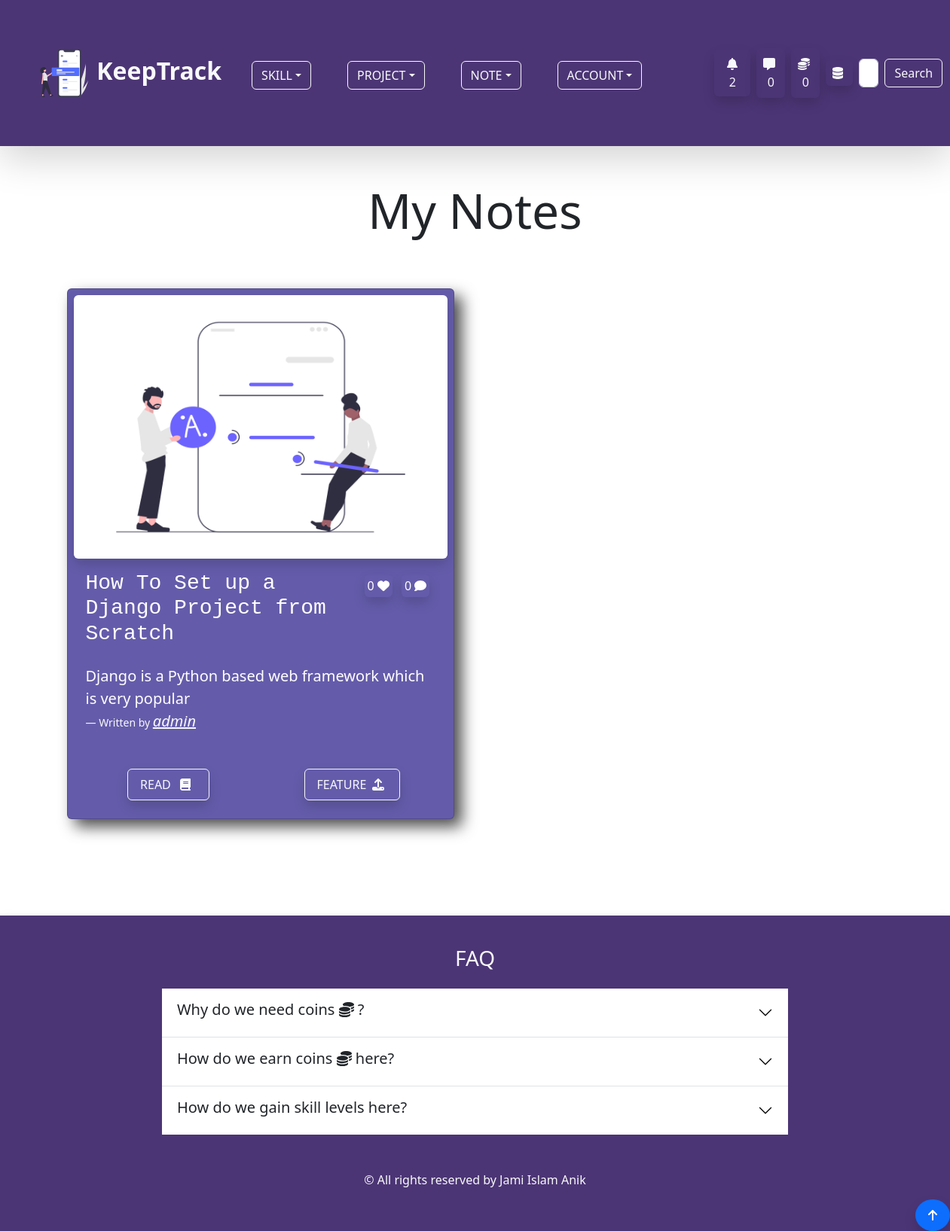
Page /note/ (signed in) on the earlier database version.
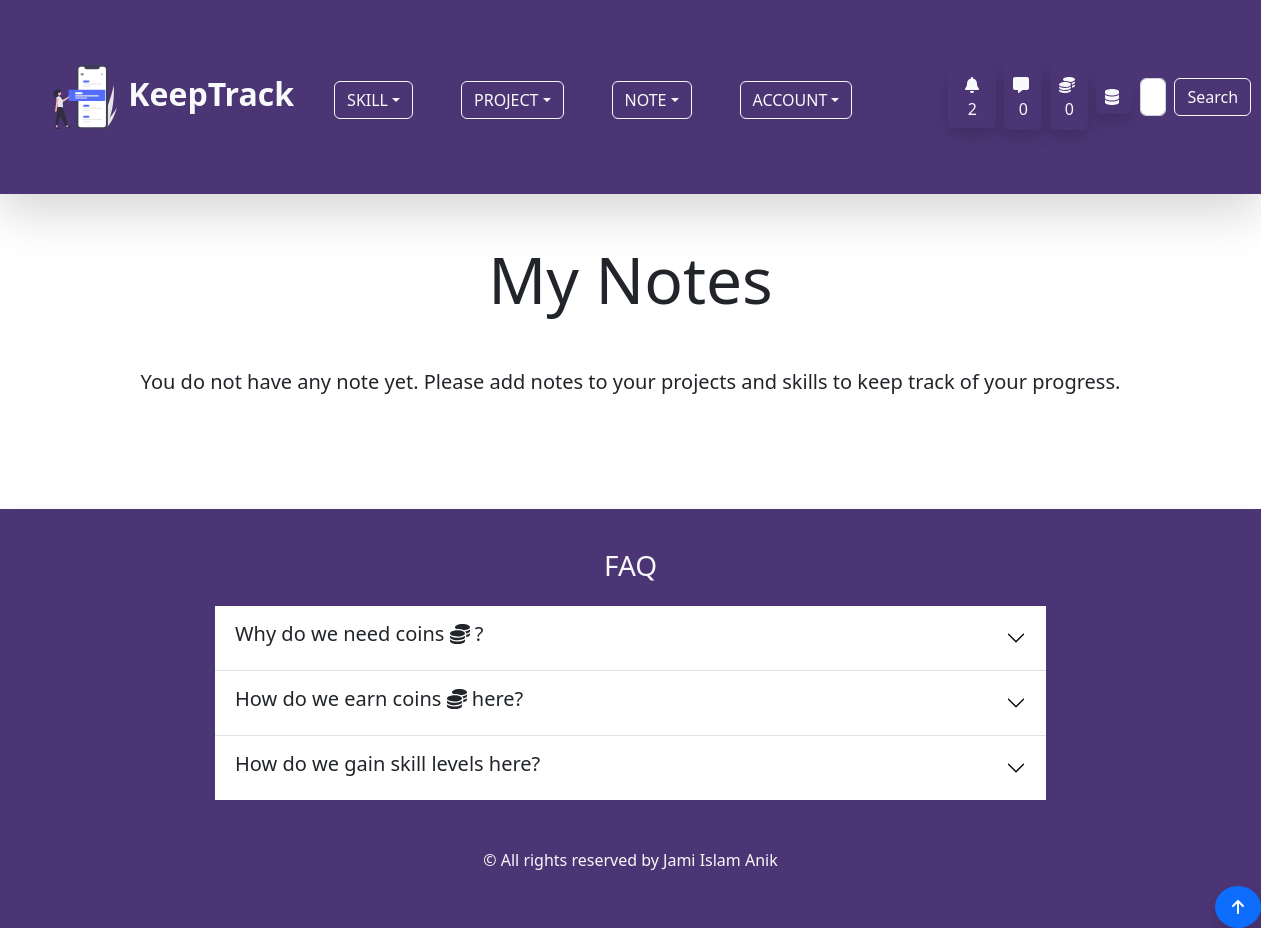
Same page on the later database version.
### account/models.py (models this page shows, shortened)
class Profile(models.Model):
    user = models.OneToOneField(User,on_delete=models.CASCADE,null=True,blank=True)
    profile_image = models.ImageField(null=True,blank=True,upload_to='keeptrack/images/',default = 'keeptrack/default_images/default_profile_i2ejjp.png')
    username = models.CharField(max_length=255)
    first_name = models.CharField(max_length=255,null=True,blank=True)
    last_name = models.CharField(max_length=255,null=True,blank=True)
    bio = models.TextField(max_length=1000,blank=True,null=True)
    email = models.EmailField(max_length=255,blank=True,null=True)
    portfolio_site = models.URLField(max_length=500,blank=True,null=True)
    facebook = models.URLField(max_length=2000,blank=True,null=True)
    linkedin = models.URLField(max_length=2000,blank=True,null=True)
    youtube = models.URLField(max_length=2000,blank=True,null=True)
    coin = models.IntegerField(default=100,null=True,blank=True)
    def __str__(self):
        return self.username

class Inbox(models.Model):
    owner = models.OneToOneField(Profile, on_delete=models.CASCADE)
    created_at = models.DateTimeField(auto_now_add=True)

### note/models.py (models this page shows)
class Note(models.Model):
    comment = GenericRelation(Comment)
    like = GenericRelation(Like)
    content_type = models.ForeignKey(ContentType, null=True, on_delete=models.SET_NULL)
    object_id = models.IntegerField()
    content_object = GenericForeignKey()
    owner = models.ForeignKey(Profile,on_delete=models.CASCADE)
    note_image = models.ImageField(null=True, blank =True, upload_to='keeptrack/images/')
    title = models.CharField(max_length=255)
    body = models.TextField()
    created_at = models.DateTimeField(auto_now_add=True)
    class Meta:
        ordering = ['-created_at']
    @property
    def slug_title(self):
        return slugify(self.title)

### note/views.py (the view, shortened to what this page needs)
# urls.py: path('',views.note_page,name="note-page"),
@login_required(login_url='login-page')
def note_page(request):
    owner = request.user.profile
    queryset = owner.note_set.all()
    context = {
        'queryset' : list(queryset),
    }
    return render(request,'note/note_page.html',context)

### note/templates/note/note_page.html (shortened to what this page needs)
{% extends 'base.html' %} {% load static %} {% block content %}
<div class="container">
  <h3 class="mb-5 display-3 text-center">My Notes</h3>
  {% if queryset %}
  <div class="row">
    {% for note in queryset %}
    <div class="col col-12 col-md-6">
      <div class="card p-2 mx-3 my-3" id="project-page-card">
        {% if note.note_image %}
        <img
          src="{{ note.note_image.url }}"
          class="img-fluid w-100 shadow rounded"
          id="note-image-h"
          alt="Note Image"
        />
        {% else %}
        <img
          src="{% static 'images/default_note.png' %}"
          class="img-fluid w-100 shadow rounded"
          id="note-image-h"
          alt="Note Image"
        />
        {% endif %}
        <div class="card-body text-white">
          <div class="row">
            <h3 class="col col-12 col-md-9 card-title font-monospace">{{ note.title }}</h3>
            <div class="col col-12 col-md-3 pb-2 pt-0 pt-md-2">
              <span class="p-1 mx-1 rounded shadow">{{ note.like.count }} <i class="fas fa-heart"></i></span>
              <span class="p-1 mx-1 rounded shadow">{{ note.comment.count }} <i class="fas fa-comment"></i></span>
            </div>
          </div>
          <figure class="py-1 py-md-3">
            <blockquote class="blockquote">
              <p class="lead">{{ note.body|slice:"60" }}
            </blockquote>
            <figcaption class="blockquote-footer text-light">Written by
              <a href="{% url 'account-page' note.owner.username %}" class="fs-5 text-light"><cite title="Source Title">{{ note.owner }}</cite></a>
            </figcaption>
          </figure>
          <div class="row">
          <div class="text-center col col-6">
            <a
              href="{% url 'single-note-page' note.id note.slug_title %}"
              class="btn btn-outline-light py-2 px-3 shadow"
              >READ
              <span><i class="fas fa-book px-2"></i></span>
            </a>
          </div>
          <div class="col col-6">
            <form action="" method="POST">
              <div class="text-center"><button type="submit" name="note-id" value="{{ note.id }}" class="btn btn-outline-light py-2 px-3 shadow" title="Featuring this note will cost you 50 coins.">FEATURE <span><i class="fas fa-upload px-1"></i></span> </button></div>
            </form>
          </div>
        </div>
        </div>
      </div>
    </div>
    {% endfor %}
  </div>
  {% else %}
  <p class="lead text-center">You do not have any note yet. Please add notes to your projects and skills to keep track of your progress.</p>
  {% endif %}
</div>
{% endblock %}

### templates/base.html (shortened to what this page needs)
{% load static %}
<!DOCTYPE html>
<html lang="en">
<head>
    <link rel="stylesheet" href="{% static 'css/all.css' %}">
    <link rel="stylesheet" href="{% static 'css/app.css' %}">
    <link rel="stylesheet" href="{% static 'css/bootstrap.min.css' %}">
</head>
<body class="position-relative">
    <a href="#top" class="btn btn-primary shadow py-2 px-3 position-fixed bottom-0 end-0 rounded-circle" style="z-index: 100;"><i class="fas fa-arrow-up"></i></a>
    {% include 'navbar.html' %}
    {% block content %}
    {% endblock %}
    <footer class=" py-4 shadow" id="custom-bg" style="margin-top: 7rem;">
        <div class="container p-3">
            <h3 class="mb-4 text-center text-light">FAQ</h3>
          <div class="accordion accordion-flush w-75 mx-auto" id="accordionFlushExample">
            <div class="accordion-item">
              <h2 class="accordion-header" id="flush-headingOne">
                <button class="accordion-button collapsed" type="button" data-bs-toggle="collapse" data-bs-target="#flush-collapseOne" aria-expanded="false" aria-controls="flush-collapseOne">
                  <h5>Why do we need coins <i class="fas fa-coins"></i> ?</h5>
                </button>
              </h2>
            </div>
            <div class="accordion-item">
              <h2 class="accordion-header" id="flush-headingTwo">
                <button class="accordion-button collapsed" type="button" data-bs-toggle="collapse" data-bs-target="#flush-collapseTwo" aria-expanded="false" aria-controls="flush-collapseTwo">
                  <h5>How do we earn coins <i class="fas fa-coins"></i> here?</h5>
                </button>
              </h2>
            </div>
            <div class="accordion-item">
              <h2 class="accordion-header" id="flush-headingThree">
                <button class="accordion-button collapsed" type="button" data-bs-toggle="collapse" data-bs-target="#flush-collapseThree" aria-expanded="false" aria-controls="flush-collapseThree">
                  <h5>How do we gain skill levels here?</h5>
                </button>
              </h2>
            </div>
          </div>
          <p class="text-center text-light mt-5 mb-3">© All rights reserved by Jami Islam Anik</p>
        </div>
      </footer>
</body>
</html>

### templates/navbar.html (shortened to what this page needs)
{% load static %}
<nav class="navbar navbar-expand-lg navbar-light mb-5 shadow-lg" id="custom-bg">
  <div class="container-fluid p-3 p-md-5">
    <a class="navbar-brand fs-2 text-light fw-bold" href="{% url 'home-page' %}">
      <img src="{% static 'svg/navicon.svg' %}" alt="icon" class=" bg-transparent"
        width="72" height="72">
      KeepTrack
    </a>
    <div class="collapse navbar-collapse" id="navbarSupportedContent">
      <ul class="navbar-nav me-auto mb-2 mb-lg-0 px-4 fs-3">
        {% if user.is_authenticated %}
        <li class="nav-item dropdown me-5 mb-3 mb-md-0">
          <button class="btn btn-outline-light dropdown-toggle text-uppercase" id="navbarWithDropdown"
            data-bs-toggle="dropdown" role="button" aria-expanded="false">Skill</button>
        </li>
        <li class="nav-item dropdown me-5 mb-3 mb-md-0">
          <button class="btn btn-outline-light dropdown-toggle text-uppercase" id="navbarWithDropdown"
            data-bs-toggle="dropdown" role="button" aria-expanded="false">Project</button>
        </li>
        <li class="nav-item dropdown me-5 mb-3 mb-md-0">
          <button class="btn btn-outline-light dropdown-toggle text-uppercase" id="navbarWithDropdown"
            data-bs-toggle="dropdown" role="button" aria-expanded="false">Note</button>
        </li>
        {% endif %}
        <li class="nav-item dropdown me-5 mb-3 mb-md-0">
          <button class="btn btn-outline-light dropdown-toggle text-uppercase" id="navbarWithDropdown"
            data-bs-toggle="dropdown" role="button" aria-expanded="false">Account</button>
        </li>
      </ul>
      {% if user.is_authenticated %}
      <button class="btn ms-4 me-2 shadow text-light" data-bs-toggle="modal"
                    data-bs-target="#notificationModal"><span class="ps-1"><i class="fas fa-bell fa-bounce pe-1"></i>
                      {{ user.profile.notification_set.count }}
                    </span>
                </button>
      <a href="{% url 'inbox-page' %}" class="btn text-light p-2 me-2 shadow rounded my-2"><i class="fas fa-message fa-bounce pe-1"></i>{{ user.profile.inbox.message_set.count }} </a>
      <a href="{% url 'note-page' %}" class="btn text-light p-2 me-2 shadow rounded my-2"><i class="fas fa-coins fa-bounce pe-1"></i>{{ user.profile.coin }} </a>
      {% if user.is_superuser %}
      <a href="{% url 'dashboard' %}" class="btn text-light p-1 px-2 me-2 shadow rounded my-2"><i class="fas fa-database fa-bounce pe-1"></i></a>
      {% endif %}
      {% endif %}
      <form class="d-flex my-2" method="POST" action="{% url 'home-page' %}">
        <input class="form-control me-2" type="search" placeholder="Search Users by username..." aria-label="Search" name="searched">
        <button class="btn btn-outline-light" type="submit">Search</button>
      </form>
    </div>
  </div>
</nav>

### static/css/app.css (style rules this page uses)
#custom-bg { background-color: #4C3575; }

Differences in the rows shown:
removed Note: title "How To Set up a Django Project from Scratch", like.count "0", comment.count "0", body "Django is a Python based web framework which is very popular", owner "admin"
Other differences:
text now shown: "You do not have any note yet. Please add notes to your projects and skills to keep track of your progress."
